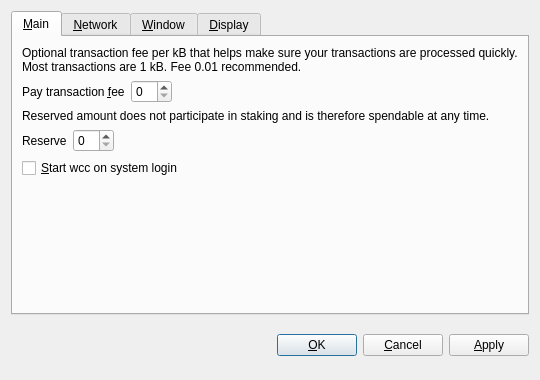
<?xml version="1.0" encoding="UTF-8"?>
<ui version="4.0">
 <class>OptionsDialog</class>
 <widget class="QDialog" name="OptionsDialog">
  <property name="geometry">
   <rect>
    <x>0</x>
    <y>0</y>
    <width>540</width>
    <height>380</height>
   </rect>
  </property>
  <property name="windowTitle">
   <string>Options</string>
  </property>
  <property name="modal">
   <bool>true</bool>
  </property>
  <layout class="QVBoxLayout" name="verticalLayout">
   <item>
    <widget class="QTabWidget" name="tabWidget">
     <property name="tabPosition">
      <enum>QTabWidget::North</enum>
     </property>
     <property name="currentIndex">
      <number>0</number>
     </property>
     <widget class="QWidget" name="tabMain">
      <attribute name="title">
       <string>&amp;Main</string>
      </attribute>
      <layout class="QVBoxLayout" name="verticalLayout_Main">
       <item>
        <widget class="QLabel" name="transactionFeeInfoLabel">
         <property name="text">
          <string>Optional transaction fee per kB that helps make sure your transactions are processed quickly. Most transactions are 1 kB. Fee 0.01 recommended.</string>
         </property>
         <property name="textFormat">
          <enum>Qt::PlainText</enum>
         </property>
         <property name="wordWrap">
          <bool>true</bool>
         </property>
        </widget>
       </item>
       <item>
        <layout class="QHBoxLayout" name="horizontalLayoutFee">
         <item>
          <widget class="QLabel" name="transactionFeeLabel">
           <property name="text">
            <string>Pay transaction &amp;fee</string>
           </property>
           <property name="textFormat">
            <enum>Qt::PlainText</enum>
           </property>
           <property name="buddy">
            <cstring>transactionFee</cstring>
           </property>
          </widget>
         </item>
         <item>
          <widget class="BitcoinAmountField" name="transactionFee"/>
         </item>
         <item>
          <spacer name="horizontalSpacerFee">
           <property name="orientation">
            <enum>Qt::Horizontal</enum>
           </property>
           <property name="sizeHint" stdset="0">
            <size>
             <width>40</width>
             <height>20</height>
            </size>
           </property>
          </spacer>
         </item>
        </layout>
       </item>
       <item>
        <widget class="QLabel" name="reserveBalanceInfoLabel">
         <property name="text">
          <string>Reserved amount does not participate in staking and is therefore spendable at any time.</string>
         </property>
         <property name="textFormat">
          <enum>Qt::PlainText</enum>
         </property>
         <property name="wordWrap">
          <bool>true</bool>
         </property>
        </widget>
       </item>
       <item>
        <layout class="QHBoxLayout" name="horizontalLayoutReserveBalance">
         <item>
          <widget class="QLabel" name="reserveBalanceLabel">
           <property name="text">
            <string>Reserve</string>
           </property>
           <property name="textFormat">
            <enum>Qt::PlainText</enum>
           </property>
           <property name="buddy">
            <cstring>reserveBalance</cstring>
           </property>
          </widget>
         </item>
         <item>
          <widget class="BitcoinAmountField" name="reserveBalance"/>
         </item>
         <item>
          <spacer name="horizontalSpacerReserveBalance">
           <property name="orientation">
            <enum>Qt::Horizontal</enum>
           </property>
           <property name="sizeHint" stdset="0">
            <size>
             <width>40</width>
             <height>20</height>
            </size>
           </property>
          </spacer>
         </item>
        </layout>
       </item>
       <item>
        <widget class="QCheckBox" name="bitcoinAtStartup">
         <property name="toolTip">
          <string>Automatically start wcc after logging in to the system.</string>
         </property>
         <property name="text">
          <string>&amp;Start wcc on system login</string>
         </property>
        </widget>
       </item>
       <item>
        <spacer name="verticalSpacer_Main">
         <property name="orientation">
          <enum>Qt::Vertical</enum>
         </property>
         <property name="sizeHint" stdset="0">
          <size>
           <width>20</width>
           <height>40</height>
          </size>
         </property>
        </spacer>
       </item>
      </layout>
     </widget>
     <widget class="QWidget" name="tabNetwork">
      <attribute name="title">
       <string>&amp;Network</string>
      </attribute>
      <layout class="QVBoxLayout" name="verticalLayout_Network">
       <item>
        <widget class="QCheckBox" name="mapPortUpnp">
         <property name="toolTip">
          <string>Automatically open the wcc client port on the router. This only works when your router supports UPnP and it is enabled.</string>
         </property>
         <property name="text">
          <string>Map port using &amp;UPnP</string>
         </property>
        </widget>
       </item>
       <item>
        <widget class="QCheckBox" name="connectSocks">
         <property name="toolTip">
          <string>Connect to the wcc network through a SOCKS5 proxy (e.g. when connecting through Tor).</string>
         </property>
         <property name="text">
          <string>&amp;Connect through SOCKS5 proxy:</string>
         </property>
        </widget>
       </item>
       <item>
        <layout class="QHBoxLayout" name="horizontalLayout_Network">
         <item>
          <widget class="QLabel" name="proxyIpLabel">
           <property name="text">
            <string>Proxy &amp;IP:</string>
           </property>
           <property name="textFormat">
            <enum>Qt::PlainText</enum>
           </property>
           <property name="buddy">
            <cstring>proxyIp</cstring>
           </property>
          </widget>
         </item>
         <item>
          <widget class="QValidatedLineEdit" name="proxyIp">
           <property name="maximumSize">
            <size>
             <width>140</width>
             <height>16777215</height>
            </size>
           </property>
           <property name="toolTip">
            <string>IP address of the proxy (e.g. 127.0.0.1)</string>
           </property>
          </widget>
         </item>
         <item>
          <widget class="QLabel" name="proxyPortLabel">
           <property name="text">
            <string>&amp;Port:</string>
           </property>
           <property name="textFormat">
            <enum>Qt::PlainText</enum>
           </property>
           <property name="buddy">
            <cstring>proxyPort</cstring>
           </property>
          </widget>
         </item>
         <item>
          <widget class="QLineEdit" name="proxyPort">
           <property name="maximumSize">
            <size>
             <width>55</width>
             <height>16777215</height>
            </size>
           </property>
           <property name="toolTip">
            <string>Port of the proxy (e.g. 9050)</string>
           </property>
          </widget>
         </item>
         <item>
          <spacer name="horizontalSpacer_Network">
           <property name="orientation">
            <enum>Qt::Horizontal</enum>
           </property>
           <property name="sizeHint" stdset="0">
            <size>
             <width>40</width>
             <height>20</height>
            </size>
           </property>
          </spacer>
         </item>
        </layout>
       </item>
       <item>
        <spacer name="verticalSpacer_Network">
         <property name="orientation">
          <enum>Qt::Vertical</enum>
         </property>
         <property name="sizeHint" stdset="0">
          <size>
           <width>20</width>
           <height>40</height>
          </size>
         </property>
        </spacer>
       </item>
      </layout>
     </widget>
     <widget class="QWidget" name="tabWindow">
      <attribute name="title">
       <string>&amp;Window</string>
      </attribute>
      <layout class="QVBoxLayout" name="verticalLayout_Window">
       <item>
        <widget class="QCheckBox" name="minimizeToTray">
         <property name="toolTip">
          <string>Show only a tray icon after minimizing the window.</string>
         </property>
         <property name="text">
          <string>&amp;Minimize to the tray instead of the taskbar</string>
         </property>
        </widget>
       </item>
       <item>
        <widget class="QCheckBox" name="minimizeOnClose">
         <property name="toolTip">
          <string>Minimize instead of exit the application when the window is closed. When this option is enabled, the application will be closed only after selecting Quit in the menu.</string>
         </property>
         <property name="text">
          <string>M&amp;inimize on close</string>
         </property>
        </widget>
       </item>
       <item>
        <spacer name="verticalSpacer_Window">
         <property name="orientation">
          <enum>Qt::Vertical</enum>
         </property>
         <property name="sizeHint" stdset="0">
          <size>
           <width>20</width>
           <height>40</height>
          </size>
         </property>
        </spacer>
       </item>
      </layout>
     </widget>
     <widget class="QWidget" name="tabDisplay">
      <attribute name="title">
       <string>&amp;Display</string>
      </attribute>
      <layout class="QVBoxLayout" name="verticalLayout_Display">
       <item>
        <layout class="QHBoxLayout" name="horizontalLayout_1_Display">
         <item>
          <widget class="QLabel" name="langLabel">
           <property name="text">
            <string>User Interface &amp;language:</string>
           </property>
           <property name="textFormat">
            <enum>Qt::PlainText</enum>
           </property>
           <property name="buddy">
            <cstring>lang</cstring>
           </property>
          </widget>
         </item>
         <item>
          <widget class="QValueComboBox" name="lang">
           <property name="toolTip">
            <string>The user interface language can be set here. This setting will take effect after restarting wcc.</string>
           </property>
          </widget>
         </item>
        </layout>
       </item>
       <item>
        <layout class="QHBoxLayout" name="horizontalLayout_2_Display">
         <item>
          <widget class="QLabel" name="unitLabel">
           <property name="text">
            <string>&amp;Unit to show amounts in:</string>
           </property>
           <property name="textFormat">
            <enum>Qt::PlainText</enum>
           </property>
           <property name="buddy">
            <cstring>unit</cstring>
           </property>
          </widget>
         </item>
         <item>
          <widget class="QValueComboBox" name="unit">
           <property name="toolTip">
            <string>Choose the default subdivision unit to show in the interface and when sending coins.</string>
           </property>
          </widget>
         </item>
        </layout>
       </item>
       <item>
        <widget class="QCheckBox" name="coinControlFeatures">
         <property name="toolTip">
          <string>Whether to show coin control features or not.</string>
         </property>
         <property name="text">
          <string>Display coin &amp;control features (experts only!)</string>
         </property>
        </widget>
       </item>
       <item>
        <widget class="QCheckBox" name="minimizeCoinAge">
         <property name="toolTip">
          <string>Whether to select the coin outputs randomly or with minimal coin age.</string>
         </property>
         <property name="text">
          <string>Minimize weight consumption (experimental)</string>
         </property>
        </widget>
       </item>
       <item>
        <widget class="QCheckBox" name="useBlackTheme">
         <property name="text">
          <string>Use black visual theme (requires restart)</string>
         </property>
        </widget>
       </item>
       <item>
        <spacer name="verticalSpacer_Display">
         <property name="orientation">
          <enum>Qt::Vertical</enum>
         </property>
         <property name="sizeHint" stdset="0">
          <size>
           <width>20</width>
           <height>40</height>
          </size>
         </property>
        </spacer>
       </item>
      </layout>
     </widget>
    </widget>
   </item>
   <item>
    <layout class="QHBoxLayout" name="horizontalLayout_Buttons">
     <item>
      <spacer name="horizontalSpacer_1">
       <property name="orientation">
        <enum>Qt::Horizontal</enum>
       </property>
       <property name="sizeHint" stdset="0">
        <size>
         <width>40</width>
         <height>48</height>
        </size>
       </property>
      </spacer>
     </item>
     <item>
      <widget class="QLabel" name="statusLabel">
       <property name="font">
        <font>
         <weight>75</weight>
         <bold>true</bold>
        </font>
       </property>
       <property name="text">
        <string/>
       </property>
       <property name="textFormat">
        <enum>Qt::PlainText</enum>
       </property>
       <property name="wordWrap">
        <bool>true</bool>
       </property>
      </widget>
     </item>
     <item>
      <spacer name="horizontalSpacer_2">
       <property name="orientation">
        <enum>Qt::Horizontal</enum>
       </property>
       <property name="sizeHint" stdset="0">
        <size>
         <width>40</width>
         <height>48</height>
        </size>
       </property>
      </spacer>
     </item>
     <item>
      <widget class="QPushButton" name="okButton">
       <property name="text">
        <string>&amp;OK</string>
       </property>
      </widget>
     </item>
     <item>
      <widget class="QPushButton" name="cancelButton">
       <property name="text">
        <string>&amp;Cancel</string>
       </property>
       <property name="autoDefault">
        <bool>false</bool>
       </property>
      </widget>
     </item>
     <item>
      <widget class="QPushButton" name="applyButton">
       <property name="text">
        <string>&amp;Apply</string>
       </property>
       <property name="autoDefault">
        <bool>false</bool>
       </property>
      </widget>
     </item>
    </layout>
   </item>
  </layout>
 </widget>
 <customwidgets>
  <customwidget>
   <class>BitcoinAmountField</class>
   <extends>QSpinBox</extends>
   <header>bitcoinamountfield.h</header>
  </customwidget>
  <customwidget>
   <class>QValueComboBox</class>
   <extends>QComboBox</extends>
   <header>qvaluecombobox.h</header>
  </customwidget>
  <customwidget>
   <class>QValidatedLineEdit</class>
   <extends>QLineEdit</extends>
   <header>qvalidatedlineedit.h</header>
  </customwidget>
 </customwidgets>
 <resources/>
 <connections/>
</ui>
